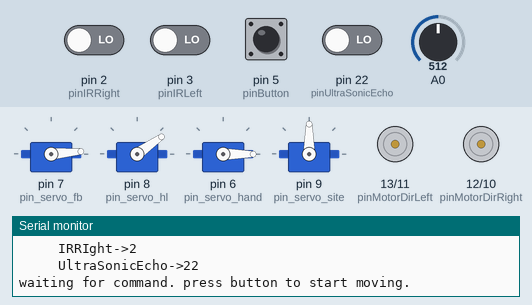
The sketch below on a simulated Arduino Uno, built with avr-gcc and run on an emulated ATmega328P. Parts: 4 × servo, direction and speed pins drawn as motors (green arrow = direction pin HIGH = forward, orange = LOW = backward, longer = more drive), the last lines printed to the serial monitor. The inputs (shaded band) are chosen by the test bench; at power-on: pin 2 (pinIRRight), pin 3 (pinIRLeft), pin 5 (pinButton), pin 22 (pinUltraSonicEcho) LOW, A0 = 512.

Above: at 3.4 s.
3.5 s: pin 5 (pinButton) pulled HIGH for 0.15 s
At 4.96 s:
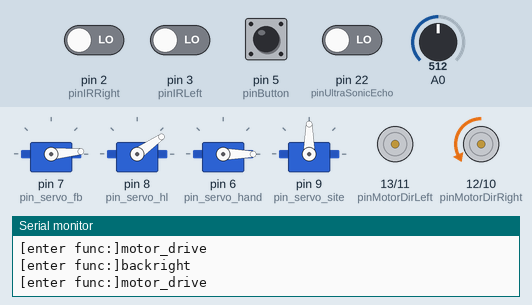
At 5.43 s:
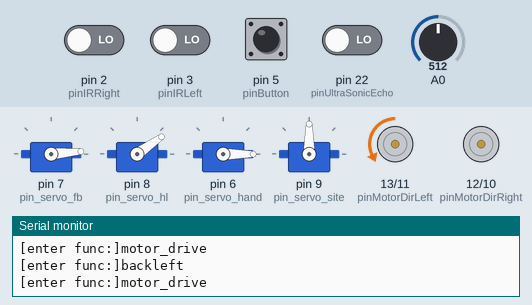
6.6 s: A0 set to 471
At 14.4 s:
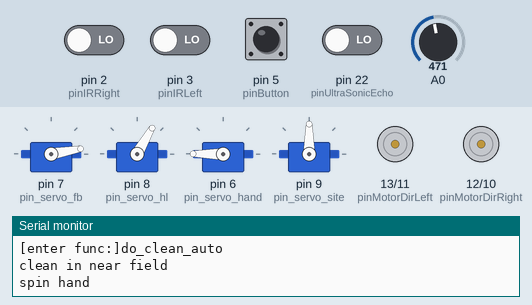
Timing chart, 0 to 30.2 s (numbered marks = the images above; inputs shaded):
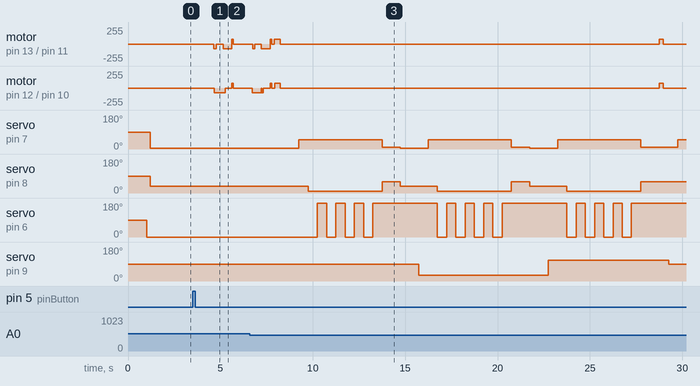

The sketch:

dry-bot.ino
```cpp
// draft version of dry-bot
//


#include "move.h"
#include "sensors.h"
#include "clean.h"
#include "util.h"
#include "onoff.h"
#include "layout.h"

#define DRYBOT_VERSION "0.53"


Cleaner cleaner(pinServoFB,pinServoHL,pinServoHand,pinServoSite);
BotCart bot_cart(pinMotorDirLeft,pinMotorPWMLeft,pinMotorDirRight,pinMotorPWMRight);
SensorSet sensor_set(pinIRLeft,pinIRRight,pinUltraSonicEcho,pinUltraSonicTrig,pinMoistureAO,pinMoistureDO);
OnoffSwitch onoff_ctrl(pinButton);

bool self_test = false;
bool is_test_run = false;

unsigned int bot_backwards_mills = 100;
void setup()
{
    Serial.begin(9600);
    Serial.print("Drybot version:");Serial.println(DRYBOT_VERSION);
    //delay(100000);

    dry_bot_init();

    if(self_test) {
        do_self_test();
    }
}


void loop()
{
    if(self_test) {
        delay(100000);
        return;
    }

    if(is_test_run) {
        run_test();
        return;
    }

    dry_bot_run();

}

// components self check
// just move a little bit and read all sensors.
void do_self_test()
{
    ENTER();

    //sensor_set.self_test();
    cleaner.self_test();
    //bot_cart.self_test();
    //onoff_ctrl.self_test();

}

// write single test code here.
void run_test()
{

    //cleaner.do_clean_auto(0);
   // cleaner.self_test();
#if 0
    if(sensor_set.cliff_detected()){
        debugln("cliff deteced.");
    }
    if(sensor_set.wet_floor_detected()) {
        debugln("wet floor detected.");
        do_clean();
    }
 #endif

    delay(5000);
}

void clean_by_move(int repeats,int mills=100)
{
  for(int i=0;i<=repeats;i++) {
    bot_cart.backwards(mills*2);
    delay(100);
    bot_cart.move_on(mills);
    delay(100);
   }
}

void do_clean()
{
    debugln("start cleaning, move to right place first.");
    bot_cart.move_on(300);
    delay(500);
    cleaner.do_clean_auto(0);

    //return;
    debugln("move on cleanning.");
    bot_cart.move_on(200);
    delay(300);
    cleaner.do_clean_auto(0);
}

void dry_bot_run2()
{
    static bool inform = true;
    static unsigned int last_wet_detected = 0;
    const unsigned int min_clean_interval = 3000;

#if 1
    // 检测是否按下了按钮，是否处于连续按压按钮状态
    if (true!=onoff_ctrl.isOn()){
        if(inform) {
            bot_cart.stop();
          debugln("waiting for command. press button to start moving.");
          inform = false;
        }
        delay(100);
        return;
    }
    inform = true;
#endif

    // 是否检测到了潮湿地面
    // 如果连续两次检测之间间隔的时间很短，说明我们还处于上一次检测、清理的过程之中，就不启动下一次清扫
    if(sensor_set.wet_floor_detected()) {
        debugln("wet floor detected.");
        bot_cart.stop();

        unsigned int mi = millis();
        if(mi-last_wet_detected < min_clean_interval) {
            debugln("should be the same place we just cleaned, ingore it.");
        } else {
          do_clean();  // this takes some time.
          last_wet_detected = millis();
        }
    }

    // 是否处于台阶上方
    if(sensor_set.cliff_detected()) {
        bot_cart.turnaround_backwards();
    }

    // 是否检测到左面的障碍物
    if(sensor_set.wall_detected_on_left()){
        bot_cart.stop();
        bot_cart.backwards(bot_backwards_mills);
        bot_cart.backright(60);
    }

    // 是否检测到右面的障碍物
    if(sensor_set.wall_detected_on_right()){
        bot_cart.stop();
        bot_cart.backwards(bot_backwards_mills);
        bot_cart.backleft(60);
    }

    // 没有障碍物、没有台阶、没有潮湿地面，则前进很小的距离
    bot_cart.move_on(0);
    //delayMicroseconds(1000);
    //delay(30);
}

void dry_bot_run()
{
    static bool inform = true;
    static unsigned int last_wet_detected = 0;
    const unsigned int min_clean_interval = 3000;

#if 1
    // 检测是否按下了按钮，是否处于连续按压按钮状态
    if (true!=onoff_ctrl.isOn()){
        if(inform) {
          debugln("waiting for command. press button to start moving.");
          inform = false;
        }
        delay(100);
        return;
    }
    inform = true;
#endif

    // 是否检测到了潮湿地面
    // 如果连续两次检测之间间隔的时间很短，说明我们还处于上一次检测、清理的过程之中，就不启动下一次清扫
    if(sensor_set.wet_floor_detected()) {
        debugln("wet floor detected.");

        unsigned int mi = millis();
        if(mi-last_wet_detected < min_clean_interval) {
            debugln("should be the same place we just cleaned, ingore it.");
        } else {
          do_clean();  // this takes some time.
          last_wet_detected = millis();
        }
    }

    // 是否处于台阶上方
    if(sensor_set.cliff_detected()) {
        bot_cart.turnaround_backwards();
    }

    // 是否检测到左面的障碍物
    if(sensor_set.wall_detected_on_left()){
        bot_cart.backwards(bot_backwards_mills);
        bot_cart.backright(60);
    }

    // 是否检测到右面的障碍物
    if(sensor_set.wall_detected_on_right()){
        bot_cart.backwards(bot_backwards_mills);
        bot_cart.backleft(60);
    }

    // 没有障碍物、没有台阶、没有潮湿地面，则前进很小的距离
    bot_cart.move_on(80);
    //delayMicroseconds(1000);
    //delay(30);
}

void dry_bot_init()
{
    debugln("Drybot starting ... ");

    bot_cart.init();
    sensor_set.init();
    cleaner.init();
    onoff_ctrl.init();

    debugln("Dry bot started.");

    layout_print();
}


//  --- code for demo
/*
int cur_onoff = 0; // 当前开关状态
int cur_btn_val = 0;// 当前按钮状态
bool is_button_on()
{
    int pinButton = 6;
    int b = digitalRead(pinButton);

    if (LOW==b) {
        // 没有按开关
        return false;
    }
    // 按下开关了
    if(HIGH = cur_btn_val) {
        // 连续按压： 一次按压可能因为用力比较大或持续时间比较长，而被识别为多次连续按压
        // 对于多次按压，仅处理第一次，后续的都会被忽略
        // 如果当前按钮值是HIGH，说明按钮处于连续按压状态，忽略本次按压
        return false;
    }

    // 检测到一次有效按压
    // 因为是单个按钮，所以每一次按压都是切换开关状态，而不是简单的变成开或关（HIGH or LOW）
    cur_onoff = !cur_onoff;

    cur_btn_val = b;    // 保存这一次连续按压过程中的按钮状态
    return cur_onoff;
}
*/

/*
void do_clean_old()
{

  for(int i=0;i<12;i++) {
    delay(20);
    bot_cart.move_on(60);
  }

  cleaner.start_clean(5);
  clean_by_move(5);
  cleaner.end_clean();

  bot_cart.turnleft(40);
  cleaner.start_clean(3);
  clean_by_move(3);
  cleaner.end_clean();

  bot_cart.turnright(60);
  cleaner.start_clean(3);
  clean_by_move(3);
  cleaner.end_clean();

  return;

  // leave the area.
    for(int j=0;j<10;j++) {
    bot_cart.backwards(60);
  }
}


void dry_bot_run_with_comment()
{

    // 检测是否按下了按钮，是否处于连续按压按钮状态
    if (true!=is_button_on()){
        delay(100);
        return;
    }

    // 是否检测到了潮湿地面
    // 如果连续两次检测之间间隔的时间很短，说明我们还处于上一次检测、清理的过程之中，就不启动下一次清扫
    if(sensor_set.wet_floor_detected()) {
        debugln("wet floor detected.");

        unsigned int mi = millis();
        if(mi-last_wet_detected < min_clean_interval) {
            debugln("should be the same place we just cleaned, ingore it.");
        } else {
          do_clean();  // this takes some time.
          last_wet_detected = millis();
        }
    }

    // 是否处于台阶上方
    if(sensor_set.cliff_detected()) {
        bot_cart.turnaround_backwards();
    }

    // 是否检测到左面的障碍物
    if(sensor_set.wall_detected_on_left()){
        bot_cart.backwards(bot_backwards_mills);
        bot_cart.backright(60);
    }

    // 是否检测到右面的障碍物
    if(sensor_set.wall_detected_on_right()){
        bot_cart.backwards(bot_backwards_mills);
        bot_cart.backleft(60);
    }

    // 没有障碍物、没有台阶、没有潮湿地面，则前进很小的距离
    bot_cart.move_on(60);
    delay(30);

}

*/
```

clean.cpp
```cpp
#include <Servo.h>

#include "util.h"

#include "clean.h"


// intial position of the arms.
// 10 & 180 is clean point
// 180 & 90 is folded point.
static const int
  fbInitialPos = 10,
  hlInitialPos = 60,
  handInitialPos = 0,
  siteInitialPos = 90;

  // hand:0~180, site:60~120, hl:0, fb:0~90
  /* clean pos
    site:90
    FB:0->90
    hand:0->180
  */
 static const int
  fbCleanPos = 70,
  hlCleanPos = 30,
  handCleanPosStart = 0, handCleanPosEnd = 180,
  siteCleanPos = 90;


Cleaner::Cleaner(int pinServoFB,int pinServoHL,int pinServoHand,int pinServoSite)
{
  pin_servo_fb = pinServoFB;
  pin_servo_hl = pinServoHL;
  pin_servo_hand = pinServoHand;
  pin_servo_site = pinServoSite;
}

void Cleaner::init()
{
  servoFB.attach(pin_servo_fb);
  servoHL.attach(pin_servo_hl);
  servoHand.attach(pin_servo_hand);
  servoSite.attach(pin_servo_site);

  debugln("initializing arm Hand");
  servoHand.write(handInitialPos);
  delay(200);
  fold_arm_();
  return;

  debugln("initializing arm FB");
  servoFB.write(fbInitialPos);
  delay(200);

  debugln("initializing arm HB");
  servoHL.write(hlInitialPos);
    delay(200);


  debugln("initializing arm site");
  servoSite.write(siteInitialPos);

  delay(200);

  debugln("clean arm inited.");
}

void Cleaner::spin_hand_()
{
  int i = 0;
  debugln("spin hand ");

  for(i=0;i<4;i++) {
    servoHand.write(handCleanPosStart);
    delay(500);
    servoHand.write(handCleanPosEnd);
    delay(500);
  }
}


void Cleaner::fold_arm_()
{
  debugln("fold arm");

  servoFB.write(5);
  servoHL.write(35);
  delay(1000);
}

// mode: reserve for future use.
void Cleaner::do_clean_auto(int mode)
{

  ENTER();

if(1== mode) {
  // complex mode.

  // spin hand in the middle position
  debugln("clean in the middle");
  servoFB.write(70);
  delay(500);
  spin_hand_();
  servoFB.write(10);
  delay(1000);

  // right
  debugln("clean on the right");
  servoSite.write(70);
  delay(1000);
  servoFB.write(70);
  delay(1000);
  spin_hand_();
  servoFB.write(10);
  delay(1000);

  // left
  debugln("clean on the left");
  servoSite.write(110);
  delay(1000);
  servoFB.write(70);
  delay(1000);
  spin_hand_();
  servoFB.write(10);
  delay(1000);
}

 // near middle
  debugln("clean in near field");
  servoSite.write(90);
  delay(500);
  servoFB.write(50);
  delay(500);
  servoHL.write(10);
  spin_hand_();
  servoHL.write(hlInitialPos);
  servoFB.write(10);
  delay(1000);

   // near right
   fold_arm_();
  debugln("clean in near right");
  servoSite.write(30);
  delay(500);
  servoFB.write(50);
  delay(500);
  servoHL.write(10);
  spin_hand_();
  servoHL.write(hlInitialPos);
  servoFB.write(10);
  delay(1000);

  // near left
  fold_arm_();
  debugln("clean in near left");
  servoSite.write(110);
  delay(500);
  servoFB.write(50);
  delay(500);
  servoHL.write(10);
  spin_hand_();
  servoHL.write(hlInitialPos);
  servoFB.write(10);
  delay(1000);

}

void Cleaner::self_test()
{
  debugln("cleaner self test.");

  fold_arm_();

 debugln("site 90");
  servoSite.write(90);
  delay(1000);
  debugln("site 30");
  servoSite.write(30);
  delay(1000);


    debugln("site 110");

  servoSite.write(110);
  delay(1000);

  //debugln("do_clean_auto test");
  //do_clean_auto(0);
  //debugln("back arm servo test.");

  //servoHL.write(60);
  //debugln("front arm servo test.");
  //servoFB.write(60);

  delay(2000);
}


// --- obselete code --
void Cleaner::start_clean(int times=10)
{
  if(0) {
    unsigned int back_angle = 120, front_angle=90;
    unsigned int steps = 10;
   // back: from 120 to 180
   // front: from 90 to 10
   servoHL.write(back_angle);
   servoFB.write(front_angle);

   for (int i=0;i<steps;i++) {
      int bi = back_angle + 6*i ;
      int fi = front_angle - 6*i ;
      servoHL.write(bi);
      debugln(bi);
      delay(100);
      //servoFB.write(fi);

      debugln(fi);
      delay(100);
   }

    return;
  }

    ENTER();
  debugln("set to clean-ready postion");
  servoHL.write(180);
  servoFB.write(10);
  delay(2000);

  debugln("cleaning...");
  for(int i=0;i<times;i++) {
    Serial.print(i);
    Serial.print(",");
    servoFB.write(25);
    delay(300);
    if(i==times-1) {
      servoFB.write(10);
    } else {
      servoFB.write(5);
      }
    delay(800);
  }
}

void Cleaner::end_clean()
{
  ENTER();
  debugln("Done cleaning. Return to intial postion");
  servoHL.write(fbInitialPos);
  servoFB.write(hlInitialPos);
  delay(2000);

}
```

clean.h
```cpp
#ifndef _DRYBOT_CLEAN_H_
#define _DRYBOT_CLEAN_H_

#include <Servo.h>

class Cleaner
{
  public:
    Cleaner(int pinServoFB,int pinServoHL,int pinServoHand,int pinServoSite);

    void init();
    void start_clean(int times);
    void end_clean();
    void do_clean_auto(int mode);

    void self_test();
  private:
    int pin_servo_fb,pin_servo_hl,pin_servo_hand,pin_servo_site;
    Servo servoFB;
    Servo servoHL;
    Servo servoHand;
    Servo servoSite;

    void spin_hand_();
    void fold_arm_();
};

#endif
```

layout.cpp
```cpp
#include "util.h"
#include "layout.h"


// student version.
 const int
    pinButton = 5,
    pinIRLeft=3,
    pinIRRight=2,

    pinUltraSonicEcho=22,
    pinUltraSonicTrig=23,

    pinServoFB=7,
    pinServoHL=8,
    pinServoHand=6,
    pinServoSite=9,

    pinMotorDirLeft=13,
    pinMotorPWMLeft=11,
    pinMotorDirRight=12,
    pinMotorPWMRight=10,

    pinMoistureAO=0,    // analog pin. unknown
    pinMoistureDO=24;

/*
 * new version bot
 const int
    pinButton = 12,
    pinIRLeft=13,
    pinIRRight=10,

    pinUltraSonicEcho=2,
    pinUltraSonicTrig=3,

    pinServoFB=9,
    pinServoHL=8,
    pinServoHand=10,
    pinServoSite=11,

    pinMotorDirLeft=4,
    pinMotorPWMLeft=5,
    pinMotorDirRight=7,
    pinMotorPWMRight=6,

    pinMoistureAO=2,    // analog pin.
    pinMoistureDO=13;
*/
void layout_print()
{
    debugln("ports layout:");
    debug("     IRLeft->"); debugln(pinIRLeft);
    debug("     IRRIght->"); debugln(pinIRRight);
    debug("     UltraSonicEcho->"); debugln(pinUltraSonicEcho);
    debug("");
}

/*  old configuratinos.
const int
    pinButton = 11,
    pinIRLeft=13,
    pinIRRight=10,

    pinUltraSonicEcho=2,
    pinUltraSonicTrig=3,

    pinServoFB=9,
    pinServoHL=8,

    pinMotorDirLeft=4,
    pinMotorPWMLeft=5,
    pinMotorDirRight=7,
    pinMotorPWMRight=6,

    pinMoistureAO=2,    // analog pin.
    pinMoistureDO=12;

    */
```

layout.h
```cpp
#ifndef _DRYBOT_LAYOUT_H_
#define _DRYBOT_LAYOUT_H_

// ports layout
 extern const int
    pinButton,
    pinIRLeft,
    pinIRRight,
    pinUltraSonicEcho,
    pinUltraSonicTrig,
    pinServoFB,
    pinServoHL,
    pinServoHand,
    pinServoSite,
    pinMotorDirLeft,
    pinMotorPWMLeft,
    pinMotorDirRight,
    pinMotorPWMRight,
    pinMoistureAO,
    pinMoistureDO;

void layout_print();

#endif
// end of file.
    
```

move.cpp
```cpp
#include "util.h"

#include "move.h"

static const int MOTOR_SPEED_SLOW=70,
                MOTOR_SPEED_MID=120,
                 MOTOR_SPEED_HIGH=200;
static const int
                MOTOR_BACK_MILLS=300,
                MOTOR_TURN_90_MILLS=600,
                MOTOR_TURNAROUND_MILLS=1500,
                MOTOR_MV_MILLS=50;


BotCart::BotCart(int pinMotorDirLeft,int pinMotorPWMLeft,int pinMotorDirRight,int pinMotorPWMRight)
{
    pin_dir_left = pinMotorDirLeft;
    pin_pwm_left = pinMotorPWMLeft;
    pin_dir_right = pinMotorDirRight;
    pin_pwm_right = pinMotorPWMRight;


}
void BotCart::init()
{
   pinMode(pin_dir_left, OUTPUT);
    pinMode(pin_dir_right,OUTPUT);

    debugln("motors inited.");

}

void BotCart::self_test()
{
  debugln("BotCart self test.");
  move_on(500);
}

void BotCart::stop()
{
  analogWrite(pin_pwm_left,0);
  analogWrite(pin_pwm_right,0);
}


static unsigned int angle2mills(unsigned int angle)
{
  return (unsigned int)(angle*(float)(MOTOR_TURN_90_MILLS/90));
}

void BotCart::turnright( int angle)
{
  ENTER();
  motor_drive(pin_dir_left,pin_pwm_left,true,MOTOR_SPEED_SLOW,0,angle2mills(angle)/2 );
  motor_drive(pin_dir_right,pin_pwm_right,false,MOTOR_SPEED_SLOW,0,angle2mills(angle)/2 );
}

void BotCart::turnleft( int angle)
{
  ENTER();
  //motor_drive(pin_dir_right,pin_pwm_right,true,MOTOR_SPEED_SLOW,0,angle2mills(angle));

  motor_drive(pin_dir_left,pin_pwm_left,false,MOTOR_SPEED_SLOW,0,angle2mills(angle)/2 );
  motor_drive(pin_dir_right,pin_pwm_right,true,MOTOR_SPEED_SLOW,0,angle2mills(angle)/2 );
}

void BotCart::backright( int angle)
{
  ENTER();
  motor_drive(pin_dir_right,pin_pwm_right,false,MOTOR_SPEED_SLOW,0,angle2mills(angle) );
}

void BotCart::backleft( int angle)
{
  ENTER();
  motor_drive(pin_dir_left,pin_pwm_left,false,MOTOR_SPEED_SLOW,0,angle2mills(angle));
}

void BotCart::turnaround()
{
  ENTER();
   // turn left
   motor_drive(pin_dir_right,pin_pwm_right,true,MOTOR_SPEED_SLOW,0,MOTOR_TURN_90_MILLS);
   // delay to reduce inertia
  delay(500);
  // back left
  motor_drive(pin_dir_left,pin_pwm_left,false,MOTOR_SPEED_SLOW,0,MOTOR_TURN_90_MILLS);
  stop();
}

void BotCart::turnaround_backwards()
{
  ENTER();
  // back left
  motor_drive(pin_dir_left,pin_pwm_left,false,MOTOR_SPEED_SLOW,0,MOTOR_TURN_90_MILLS);
   // delay to reduce inertia
  delay(500);
   // turn left
   motor_drive(pin_dir_right,pin_pwm_right,true,MOTOR_SPEED_SLOW,0,MOTOR_TURN_90_MILLS);
  stop();
}

void BotCart::move_(bool dir, int mills)
{
  static bool last_left_move = false;
  bool left_comp = false;

  // debug("BotCart::move_  ");debugln(mills);
  // both motors should run simultaneously.
  // but if the mills is pretty small, say 50ms, then the start order matters.
  if(last_left_move) {
    motor_drive(pin_dir_right,pin_pwm_right,dir,MOTOR_SPEED_SLOW,0,0);
    motor_drive(pin_dir_left,pin_pwm_left,dir,MOTOR_SPEED_SLOW,0,0);
  } else {
    motor_drive(pin_dir_left,pin_pwm_left,dir,MOTOR_SPEED_SLOW,0,0);
    motor_drive(pin_dir_right,pin_pwm_right,dir,MOTOR_SPEED_SLOW,0,0);
  }
  last_left_move = !last_left_move;

  if(0!=mills) {
    delay(mills);
    stop();

    if(left_comp) {
      // debugln("make up for left motor.");
      motor_drive(pin_dir_left,pin_pwm_right,dir,MOTOR_SPEED_SLOW,0,8);
    }
  }
}

void BotCart::move_on(int mills)
{
  move_(true,mills);
}


void BotCart::backwards(int mills)
{

  ENTER();
    // MOTOR_SPEED_SLOW
  move_(false,mills);
}


void BotCart::motor_drive(int pinDir, int pinPWM, bool dir, unsigned int speed, int distance=0, int mills=0 )
{
  // sadly, I have mounted the drives with wrong heading direction.So we have to reverse the intended direction.
   int hl = dir ? HIGH:LOW;  // HIGH & LOW are actually 1 and 0;
  //int hl = dir ? LOW:HIGH;

  ENTER();
  // debug("mills:");debugln(mills);

  digitalWrite(pinDir,hl);
  analogWrite(pinPWM,speed);

  // will not stop if 0 mills is given.
  if(0!=mills) {
    delay(mills);
    stop();
  }

}
```

onoff.h
```cpp
#ifndef _DRYBOT_ONOFF_H_

#define _DRYBOT_ONOFF_H_

class OnoffSwitch {
    public:
        OnoffSwitch(int pin);
        void init();
        bool isOn();

        void self_test();

    private:
        int pinButton;
        bool cur_onoff;
        int cur_btn_val;
};

#endif
```

util.cpp
```cpp
/*
void serial_begin(string s)
{
    Serial.begin(9600);
    if(NULL!=s && 0!=strlen(s)) {
        Serial.println(s);
    }
}
*/
```

Source omitted: move.h (676 bytes), onoff.cpp (620 bytes), sensors.cpp (3960 bytes), sensors.h (713 bytes), util.h (2923 bytes)

Measured:
- the behaviour switches between 483 and 482 on A0 (found by bisection; images 2 and 3)
- after the input at 3.5 s, motor on pin 12 (pinMotorDirRight) / pin 10 (pinMotorPWMRight): stopped → backward 70/255 after 1.2 s, → stopped 0.57 s later, → forward 70/255 0.36 s later, → stopped 0.08 s later
- after the input at 6.6 s, servo on pin 7 (pin_servo_fb): 5° → 50° after 2.6 s, → 10° 4.5 s later, → 5° 1.0 s later, → 50° 1.5 s later, … (9 changes in this stretch); servo on pin 8 (pin_servo_hl): 35° → 10° after 3.1 s, then repeats every 7.0 s: 60° 1.0 s, 35° 2.0 s, 10° 4.0 s
